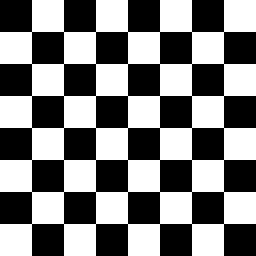
%> input picture Project 3/checker.gif, 256 x 256 px
$ octave mainproj3.m   (GNU Octave 9; MATLAB toolbox functions it lacks are replaced by stand-ins)
%> lines starting %> are read from the running program, lines starting %| are printed output that depends on the picture; in (x1, y1, x2, y2) boxes, pixels count from 0 and x2, y2 are one past the last pixel; in counts of white or black regions, pixels touching at a corner belong together; the program's own positions count from 1
### Project 3/dftuv.m
%  Gives an MxN array needed by
%     lowpass filter function lpfilter.m
%
%  Taken directly from Chapter 4 of
%     Digital Image Processing using MATLAB
%     by Gonzalez, Woods, and Eddins
%
function [U, V] = dftuv(M, N);
% dftuv
u = 0:(M-1);
v = 0:(N-1);

idx = find(u > M/2);
u(idx) = u(idx) - M;
idy = find(v > N/2);
v(idy) = v(idy) - N;
[V, U] = meshgrid(v,u);

### Project 3/lpfilter.m
%  Gives an MxN lowpass filter function H(u,v)
%     of type gaussian or ideal
%     parameter DO sets the passband width
%
%  Taken directly from Chapter 4 of
%     Digital Image Processing using MATLAB
%     by Gonzalez, Woods, and Eddins
%
function H = lpfilter(type, M, N, DO);
% lpfilter
[U, V] = dftuv(M, N);

D = sqrt(U.^2 + V.^2);
switch type
    case 'gaussian'
        H = exp(-(D.^2)./(2*(DO^2)));
    case 'ideal'
        H = double(D<=DO);
    otherwise
        error('unknown filter type');
end

### Project 3/mainproj3.m
%%%%%%%%%%%%% The mainproj3.m file %%%%%%%%%%%%%%%%%%%%%%%%%%%%%%%%%%%%%%%%%
% Purpose:
%      (Incomplete) sample items pertaining to Project #3
%      on DFT-based image filtering
%
% Input Variables:
%      f       input 2D image
%      M, N    rows (M) and columns in f
%
% Returned Results:
%      H       A filtered version of input image
%
%  The following functions are called:
%      lpfilter.m
%      dftuv.m
%
%  Author:      William E. Higgins
%  Date:        10/5/2017
%%%%%%%%%%%%%%%%%%%%%%%%%%%%%%%%%%%%%%%%%%%%%%%%%%%%%%%%%%%%%%%%%%%%%%%

clear;      % Clear out all memory

% Do M x N unpadded operations
% 1.  M x N FFT of f --> F
% 2.  Get Gaussian M x N LPF
% 3.  Filter f (F) with g (G)
% 4.  Do IFFT
% --> Clear wraparound errors at top, bottom
%     left, right visible in filtered checkers image

f=imread('checker.gif');
%> f: size 256x256 uint8; values 0 (black) and 1 (white), 50% white; 1 white region, box (x1, y1, x2, y2) and area: (0, 0, 256, 256) 32768
[M, N] = size(f);
%> M = 256; N = 256
imtool(f,[ ]);

F   = fft2(double(f));
F(1,1) = 0.0;
g   = real(ifft2(F));
imtool(g);
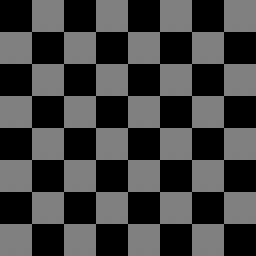
%> displayed picture: size 256x256, on the screen's scale of 0 to 255; min 0, max 128, mean 63.9

sig = 15.5;
H   = lpfilter('gaussian', M, N, sig);
% Plot Scaled version of |H(u,v)|
imtool(log(1+H),[]);
% Make 3D plot of H(u,v)
mesh(H(1:5:256, 1:5:256));
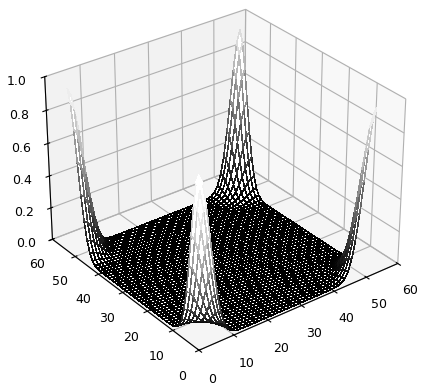
%> figure redrawn from the program's plot data
for u = 1 : M
    for v = 1 : N
        G(u,v) = H(u,v)*F(u,v);
    end
end
g   = real(ifft2(G));
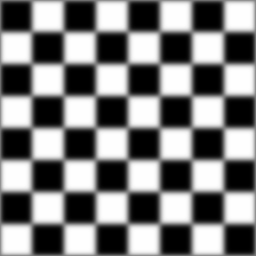
%> g: size 256x256 double; min -0.5, max 0.5, mean 0; mean of the top-left, top-right, bottom-left and bottom-right quarters 0, 0, 0, 0; drawn with min black and max white
imtool(g,[ ]);

% Do P x Q padded operations

P = 2 * M;
%> P = 512
Q = 2 * N;
%> Q = 512
F   = fft2(double(f), P, Q);
sig = 7.5;
H   = lpfilter('gaussian', P, Q, 2*sig);
for u = 1 : P
    for v = 1 : Q
        G(u,v) = double(H(u,v))*double(F(u,v));
    end
end
g   = real(ifft2(G));
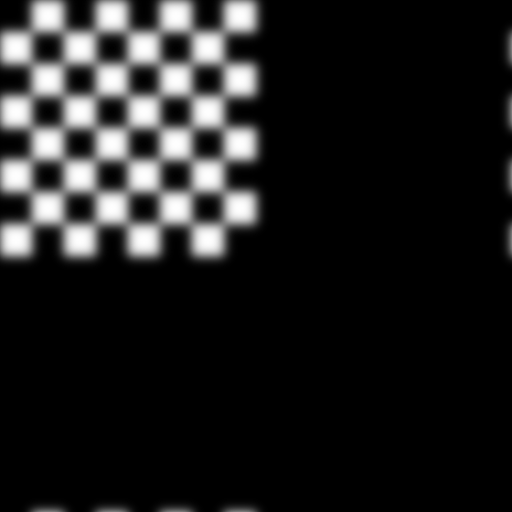
%> g: size 512x512 double; min -3.33e-16, max 0.993, mean 0.125; drawn with min black and max white
imtool(g,[ ]);

%%%%%%%%%%%%% End of the main.m file %%%%%%%%%%%%%%%%%%%%%%%%%%%%%%%%%%

$ run again, with Project 3/F_first.PNG saved as Project 3/checker.gif
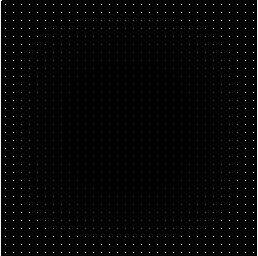
%> input picture Project 3/F_first.PNG, 258 x 256 px
%> `mesh(H(1:5:256, 1:5:256));`:
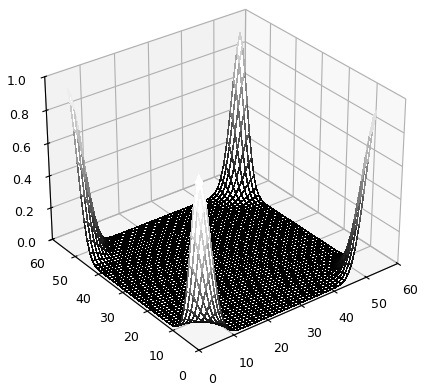
%> figure redrawn from the program's plot data
%> `g   = real(ifft2(G));`:
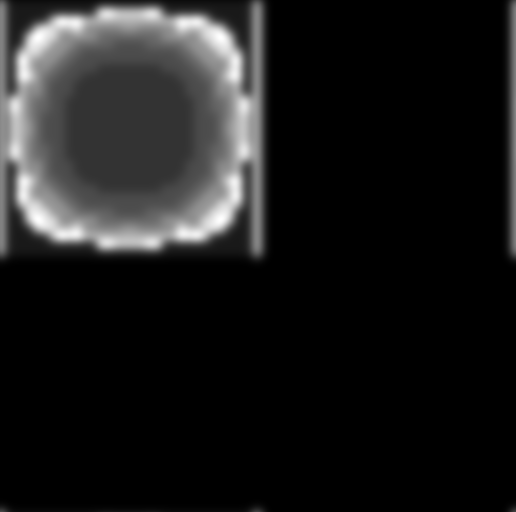
%> g: size 512x516 double; min -4.48e-17, max 0.156, mean 0.0169; drawn with min black and max white

$ run again, with Project 3/F_m.PNG saved as Project 3/checker.gif
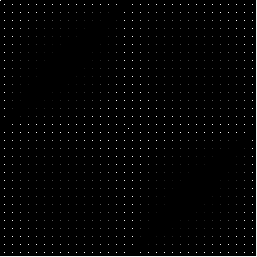
%> input picture Project 3/F_m.PNG, 257 x 257 px
%> `mesh(H(1:5:256, 1:5:256));`:
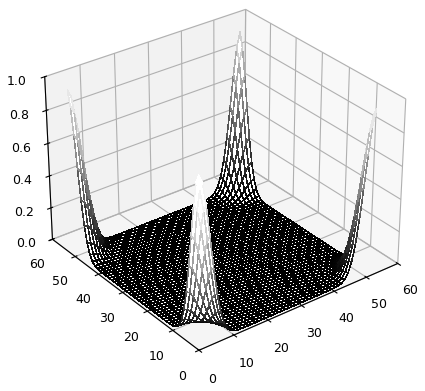
%> figure redrawn from the program's plot data
%> `g   = real(ifft2(G));`:
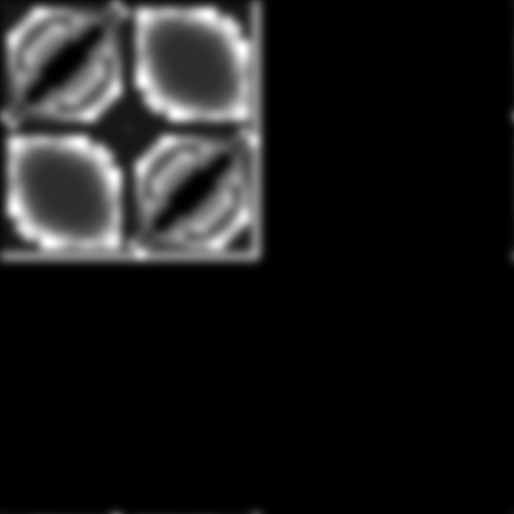
%> g: size 514x514 double; min -8.95e-17, max 0.172, mean 0.0182; drawn with min black and max white
